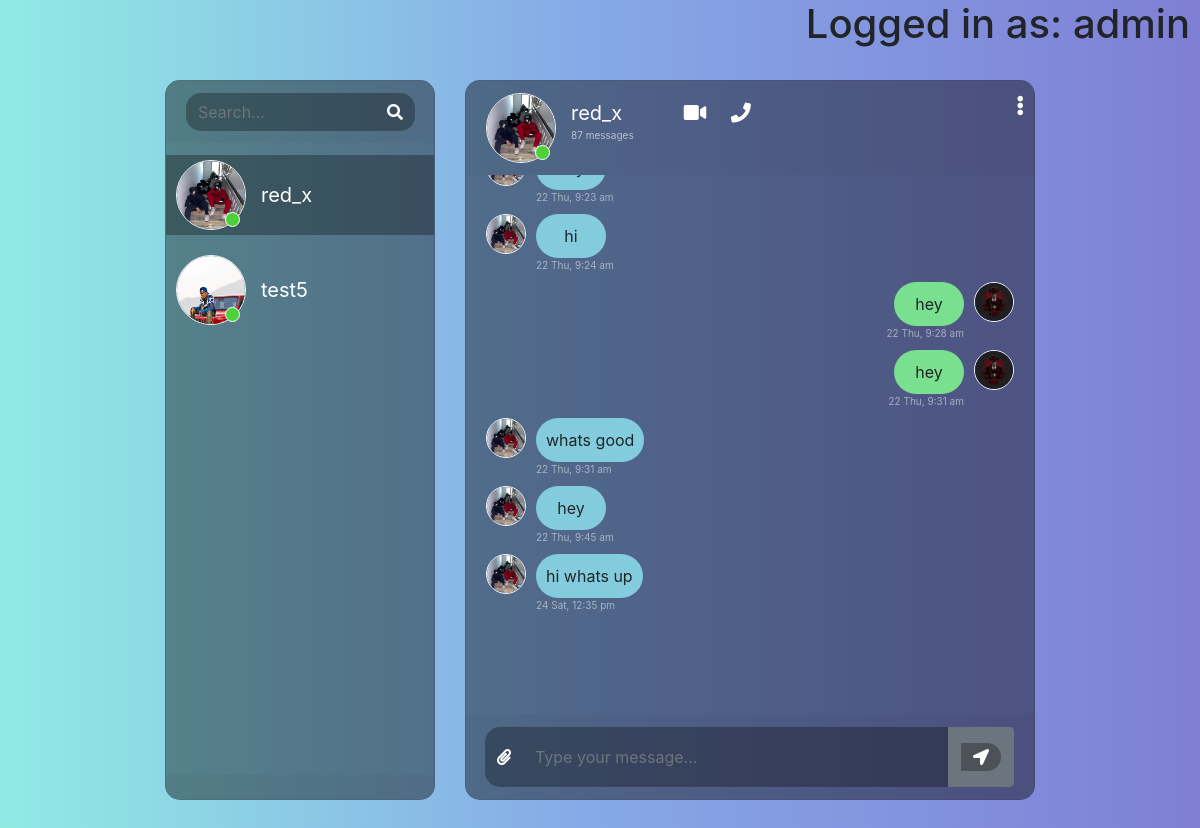
Page /chat/ (signed in) on the committed database.
### chat/models.py (models this page shows)
class Thread(models.Model):
    first_person = models.ForeignKey(User, on_delete=models.CASCADE, null=True, blank=True, related_name='thread_first_person')
    second_person = models.ForeignKey(User, on_delete=models.CASCADE, null=True, blank=True,
                                     related_name='thread_second_person')
    updated = models.DateTimeField(auto_now=True)
    timestamp = models.DateTimeField(auto_now_add=True)
    objects = ThreadManager()
    class Meta:
        unique_together = ['first_person', 'second_person']
    def first_person_profile(self):
        return self.first_person.profile
    def second_person_profile(self):
        return self.second_person.profile

class ChatMessage(models.Model):
    thread = models.ForeignKey(Thread, null=True, blank=True, on_delete=models.CASCADE, related_name='chatmessage_thread')
    user = models.ForeignKey(User, on_delete=models.CASCADE)
    message = models.TextField()
    timestamp = models.DateTimeField(auto_now_add=True)

### social/models.py (models this page shows)
class UserProfile(models.Model):
	user = models.OneToOneField(User, primary_key=True, verbose_name='user', related_name='profile', on_delete=models.CASCADE)
	name = models.CharField(max_length=30, blank=True, null=True)
	bio = models.TextField(max_length=500, blank=True, null=True)
	birth_date=models.DateField(null=True, blank=True)
	location = models.CharField(max_length=100, blank=True, null=True)
	picture = models.ImageField(upload_to='uploads/profile_pictures', default='uploads/profile_pictures/default.png', blank=True)
	followers = models.ManyToManyField(User, blank=True, related_name='followers')

### chat/views.py (the view)
# urls.py: path('', views.messages_page),
@login_required
def messages_page(request):
    threads = Thread.objects.by_user(user=request.user).prefetch_related('chatmessage_thread').order_by('timestamp')
    context = {
        'Threads': threads
    }
    return render(request, 'messages.html', context)

### chat/models.py (called while the page is built)
    def by_user(self, **kwargs):
        user = kwargs.get('user')
        lookup = Q(first_person=user) | Q(second_person=user)
        qs = self.get_queryset().filter(lookup).distinct()
        return qs

### chat/templates/messages.html (shortened to what this page needs)
{% load static %}
<!DOCTYPE html>
<html>
<head>
    <link rel="stylesheet" href="https://stackpath.bootstrapcdn.com/bootstrap/4.1.3/css/bootstrap.min.css">
    <link rel="stylesheet" href="https://use.fontawesome.com/releases/v5.5.0/css/all.css">
    <link rel="stylesheet" type="text/css" href="https://cdnjs.cloudflare.com/ajax/libs/malihu-custom-scrollbar-plugin/3.1.5/jquery.mCustomScrollbar.min.css">
    <link rel="stylesheet" href="{% static 'css/messages.css' %}">
</head>
<body>
{% if user.is_authenticated %}
    <h1 style="text-align: end; padding-right: 10px">Logged in as: {{ user.username }}</h1>
{% endif %}
<div class="container-fluid h-100">
    <div class="row justify-content-center h-100 ">
        <div class="col-md-4 col-xl-3 chat h-100 mt-4">
            <div class="card mb-sm-3 mb-md-0 contacts_card">
                <div class="card-header">
                    <div class="input-group">
                        <input type="text" placeholder="Search..." name="" class="form-control search">
                        <div class="input-group-prepend">
                            <span class="input-group-text search_btn"><i class="fas fa-search"></i></span>
                        </div>
                    </div>
                </div>
                <div class="card-body contacts_body">
                    <ul class="contacts">
                        {% for thread in Threads %}
                        <li class="{% if forloop.first %}active{% endif %} contact-li" chat-id="chat_{{ thread.id }}" style="cursor: pointer">
                            <div class="d-flex bd-highlight">
                                <div class="img_cont">
                                    {% if request.user == thread.first_person %}
                                        {% if thread.second_person_profile %}
                                            <img src="{{ thread.second_person_profile.picture.url }}" alt="Profile Picture" class="rounded-circle user_img">
                                        {% else %}
                                            <p>No profile picture available</p>
                                        {% endif %}
                                    {% else %}
                                        {% if thread.first_person_profile %}
                                            <img src="{{ thread.first_person_profile.picture.url }}" alt="Profile Picture" class="rounded-circle user_img">
                                        {% else %}
                                            <p>No profile picture available</p>
                                        {% endif %}
                                    {% endif %}
                                    <span class="online_icon"></span>
                                </div>
                                <div class="user_info">
                                    {% if thread.first_person == user %}
                                        <span>{{ thread.second_person.username }}</span>
                                    {% else %}
                                        <span>{{ thread.first_person.username }}</span>
                                    {% endif %}
                                </div>
                            </div>
                        </li>
                        {% endfor %}
                    </ul>
                </div>
                <div class="card-footer"></div>
            </div>
        </div>
        <div class="col-md-8 col-xl-6 chat h-100 mt-4">
            <div class="card">
                {% for thread in Threads %}
                <div class="messages-wrapper {% if forloop.first %}hide is_active{% else %}hide{% endif %}" chat-id="chat_{{ thread.id }}" other-user-id="{% if thread.first_person == user %}{{ thread.second_person.id }}{% else %}{{ thread.first_person.id }}{% endif %}">
                    <div class="card-header msg_head">
                        <div class="d-flex bd-highlight">
                            <div class="img_cont">
                                {% if request.user == thread.first_person %}
                                    {% if thread.second_person_profile %}
                                        <img src="{{ thread.second_person_profile.picture.url }}" alt="Profile Picture" class="rounded-circle user_img">
                                    {% else %}
                                        <p>No profile picture available</p>
                                    {% endif %}
                                {% else %}
                                    {% if thread.first_person_profile %}
                                        <img src="{{ thread.first_person_profile.picture.url }}" alt="Profile Picture" class="rounded-circle user_img">
                                    {% else %}
                                        <p>No profile picture available</p>
                                    {% endif %}
                                {% endif %}
                                <span class="online_icon"></span>
                            </div>
                            <div class="user_info">
                                {% if thread.first_person == user %}
                                    <span>{{ thread.second_person.username }}</span>
                                {% else %}
                                    <span>{{ thread.first_person.username }}</span>
                                {% endif %}
                                <p>{{ thread.chatmessage_thread.all.count }} messages</p>
                            </div>
                            <div class="video_cam">
                                <span><i class="fas fa-video"></i></span>
                                <span><i class="fas fa-phone"></i></span>
                            </div>
                        </div>
                        <span id="action_menu_btn"><i class="fas fa-ellipsis-v"></i></span>
                    </div>
                    <div class="card-body msg_card_body">
                        {% for chat in thread.chatmessage_thread.all %}
                        {% if chat.user == user %}
                        <div class="d-flex mb-4 replied">
                            <div class="msg_cotainer_send">
                                {{ chat.message }}
                                <span class="msg_time_send" style="width: max-content;">{{ chat.timestamp|date:"d D" }}, {{ chat.timestamp|time:"G:i A"|lower }}</span>
                            </div>
                            <div class="img_cont_msg">
                                {% if chat.user == thread.first_person %}
                                    {% if thread.second_person_profile %}
                                        <img src="{{ thread.first_person_profile.picture.url }}" alt="Profile Picture" class="rounded-circle user_img_msg">
                                    {% else %}
                                        <p>No profile picture available</p>
                                    {% endif %}
                                {% else %}
                                    {% if thread.first_person_profile %}
                                        <img src="{{ thread.second_person_profile.picture.url }}" alt="Profile Picture" class="rounded-circle user_img_msg">
                                    {% else %}
                                        <p>No profile picture available</p>
                                    {% endif %}
                                {% endif %}
                            </div>
                        </div>
                        {% else %}
                        <div class="d-flex mb-4 received">
                            <div class="img_cont_msg">
                                {% if chat.user == thread.first_person %}
                                    {% if thread.second_person_profile %}
                                        <img src="{{ thread.first_person_profile.picture.url }}" alt="Profile Picture" class="rounded-circle user_img_msg">
                                    {% else %}
                                        <p>No profile picture available</p>
                                    {% endif %}
                                {% else %}
                                    {% if thread.first_person_profile %}
                                        <img src="{{ thread.second_person_profile.picture.url }}" alt="Profile Picture" class="rounded-circle user_img_msg">
                                    {% else %}
                                        <p>No profile picture available</p>
                                    {% endif %}
                                {% endif %}
                            </div>
                            <div class="msg_cotainer">
                                {{ chat.message }}
                                <span class="msg_time" style="width: max-content;">{{ chat.timestamp|date:"d D" }}, {{ chat.timestamp|time:"G:i A"|lower }}</span>
                            </div>
                        </div>
                        {% endif %}
                        {% endfor %}
                    </div>
                </div>
                {% endfor %}
                <div class="card-footer">
                    <form id="send-message-form">
                        <div class="input-group">
                            <div class="input-group-append">
                                <span class="input-group-text attach_btn"><i class="fas fa-paperclip"></i></span>
                            </div>
                            <input type="text" name="" id="input-message" class="form-control type_msg" placeholder="Type your message...">
                            <div class="input-group-append">
                                <button class="btn btn-secondary" type="submit">
                                    <span class="input-group-text send_btn">
                                        <i class="fas fa-location-arrow"></i>
                                    </span>
                                </button>
                            </div>
                        </div>
                    </form>
                </div>
            </div>
        </div>
    </div>
</div>
</body>
</html>

### static/css/messages.css (style rules this page uses)
body, html { height: 100%; margin: 0; background: #7f7fd5; background: -webkit-linear-gradient(to right, #91eae4, #86a8e7, #7f7fd5); background: linear-gradient(to right, #91eae4, #86a8e7, #7f7fd5); }
.chat { margin-top: auto; margin-bottom: auto; }
.card { height: 90%; border-radius: 15px !important; background-color: rgba(0, 0, 0, 0.4) !important; }
.contacts_body { padding: 0.75rem 0 !important; overflow-y: auto; white-space: nowrap; }
.msg_card_body { overflow-y: auto; max-height: 65%; padding-bottom: 20px; }
.card-header { border-radius: 15px 15px 0 0 !important; border-bottom: 0 !important; }
.card-footer { border-radius: 0 0 15px 15px !important; border-top: 0 !important; bottom: 0; position: absolute; width: 100%; }
.search { border-radius: 15px 0 0 15px !important; background-color: rgba(0, 0, 0, 0.3) !important; border: 0 !important; color: white !important; }
.type_msg { background-color: rgba(0, 0, 0, 0.3) !important; border: 0 !important; color: white !important; height: 60px !important; overflow-y: auto; }
.attach_btn { border-radius: 15px 0 0 15px !important; background-color: rgba(0, 0, 0, 0.3) !important; border: 0 !important; color: white !important; cursor: pointer; }
.send_btn { border-radius: 0 15px 15px 0 !important; background-color: rgba(0, 0, 0, 0.3) !important; border: 0 !important; color: white !important; cursor: pointer; }
.search_btn { border-radius: 0 15px 15px 0 !important; background-color: rgba(0, 0, 0, 0.3) !important; border: 0 !important; color: white !important; cursor: pointer; }
.contacts { list-style: none; padding: 0; }
.contacts li { width: 100% !important; padding: 5px 10px; margin-bottom: 15px !important; }
.active { background-color: rgba(0, 0, 0, 0.3); }
.user_img { height: 70px; width: 70px; border: 1.5px solid #f5f6fa; }
.img_cont { position: relative; height: 70px; width: 70px; }
.online_icon { position: absolute; height: 15px; width: 15px; background-color: #4cd137; border-radius: 50%; bottom: 0.2em; right: 0.4em; border: 1.5px solid white; }
.user_info { margin-top: auto; margin-bottom: auto; margin-left: 15px; }
.user_info span { font-size: 20px; color: white; }
.user_info p { font-size: 10px; color: rgba(255, 255, 255, 0.6); }
.video_cam { margin-left: 50px; margin-top: 5px; }
.video_cam span { color: white; font-size: 20px; cursor: pointer; margin-right: 20px; }
.msg_cotainer_send { min-width: 70px; text-align: center; margin-top: auto; margin-bottom: auto; margin-right: 10px; border-radius: 25px; background-color: #78e08f; padding: 10px; position: relative; }
.msg_time_send { width: max-content; position: absolute; right: 0; bottom: -15px; color: rgba(255, 255, 255, 0.5); font-size: 10px; }
.msg_head { position: relative; }
#action_menu_btn { position: absolute; right: 10px; top: 10px; color: white; cursor: pointer; font-size: 20px; }
.replied { justify-content: flex-end; }
.is_active { display: block !important; }
.hide { display: none; }
.msg_card_body { -ms-overflow-style: none; scrollbar-width: none; }
.messages-wrapper { height: 100%; }

### rows in the picture
Thread: second_person_profile.picture (picture), second_person.username "red_x", chatmessage_thread.all.count "87"
Thread: second_person_profile.picture (picture), second_person.username "test5"
ChatMessage: second_person_profile.picture (picture), timestamp "22 Thu", timestamp "9:23 am"
ChatMessage: second_person_profile.picture (picture), message "hi", timestamp "22 Thu", timestamp "9:24 am"
ChatMessage: message "hey", timestamp "22 Thu", timestamp "9:28 am", first_person_profile.picture (picture)
ChatMessage: message "hey", timestamp "22 Thu", timestamp "9:31 am", first_person_profile.picture (picture)
ChatMessage: second_person_profile.picture (picture), message "whats good", timestamp "22 Thu", timestamp "9:31 am"
ChatMessage: second_person_profile.picture (picture), message "hey", timestamp "22 Thu", timestamp "9:45 am"
ChatMessage: second_person_profile.picture (picture), message "hi whats up", timestamp "24 Sat", timestamp "12:35 pm"

### other values in the picture
{{ user.username }} "admin"
